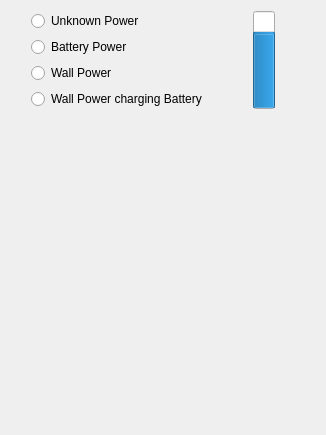
     <widget class="QWidget" name="sysdevicetab_3">
      <attribute name="title">
       <string>Device3</string>
      </attribute>
      <layout class="QGridLayout" name="gridLayout_17">
       <item row="7" column="1">
        <spacer name="verticalSpacer_15">
         <property name="orientation">
          <enum>Qt::Vertical</enum>
         </property>
         <property name="sizeHint" stdset="0">
          <size>
           <width>20</width>
           <height>315</height>
          </size>
         </property>
        </spacer>
       </item>
       <item row="2" column="2">
        <layout class="QHBoxLayout" name="horizontalLayout_2">
         <item>
          <layout class="QVBoxLayout" name="verticalLayout">
           <item>
            <widget class="QRadioButton" name="radioButton">
             <property name="sizePolicy">
              <sizepolicy hsizetype="Expanding" vsizetype="Fixed">
               <horstretch>0</horstretch>
               <verstretch>0</verstretch>
              </sizepolicy>
             </property>
             <property name="mouseTracking">
              <bool>false</bool>
             </property>
             <property name="focusPolicy">
              <enum>Qt::NoFocus</enum>
             </property>
             <property name="text">
              <string>Unknown Power</string>
             </property>
            </widget>
           </item>
           <item>
            <widget class="QRadioButton" name="radioButton_2">
             <property name="sizePolicy">
              <sizepolicy hsizetype="Expanding" vsizetype="Fixed">
               <horstretch>0</horstretch>
               <verstretch>0</verstretch>
              </sizepolicy>
             </property>
             <property name="mouseTracking">
              <bool>false</bool>
             </property>
             <property name="focusPolicy">
              <enum>Qt::NoFocus</enum>
             </property>
             <property name="text">
              <string>Battery Power</string>
             </property>
            </widget>
           </item>
           <item>
            <widget class="QRadioButton" name="radioButton_3">
             <property name="sizePolicy">
              <sizepolicy hsizetype="Expanding" vsizetype="Fixed">
               <horstretch>0</horstretch>
               <verstretch>0</verstretch>
              </sizepolicy>
             </property>
             <property name="mouseTracking">
              <bool>false</bool>
             </property>
             <property name="focusPolicy">
              <enum>Qt::NoFocus</enum>
             </property>
             <property name="text">
              <string>Wall Power</string>
             </property>
            </widget>
           </item>
           <item>
            <widget class="QRadioButton" name="radioButton_4">
             <property name="sizePolicy">
              <sizepolicy hsizetype="Expanding" vsizetype="Fixed">
               <horstretch>0</horstretch>
               <verstretch>0</verstretch>
              </sizepolicy>
             </property>
             <property name="mouseTracking">
              <bool>false</bool>
             </property>
             <property name="focusPolicy">
              <enum>Qt::NoFocus</enum>
             </property>
             <property name="text">
              <string>Wall Power charging Battery</string>
             </property>
            </widget>
           </item>
          </layout>
         </item>
         <item>
          <spacer name="horizontalSpacer">
           <property name="orientation">
            <enum>Qt::Horizontal</enum>
           </property>
           <property name="sizeHint" stdset="0">
            <size>
             <width>40</width>
             <height>20</height>
            </size>
           </property>
          </spacer>
         </item>
         <item>
          <widget class="QProgressBar" name="batteryLevelBar">
           <property name="sizePolicy">
            <sizepolicy hsizetype="MinimumExpanding" vsizetype="MinimumExpanding">
             <horstretch>0</horstretch>
             <verstretch>0</verstretch>
            </sizepolicy>
           </property>
           <property name="maximum">
            <number>100</number>
           </property>
           <property name="value">
            <number>75</number>
           </property>
           <property name="orientation">
            <enum>Qt::Vertical</enum>
           </property>
          </widget>
         </item>
         <item>
          <spacer name="horizontalSpacer_2">
           <property name="orientation">
            <enum>Qt::Horizontal</enum>
           </property>
           <property name="sizeHint" stdset="0">
            <size>
             <width>40</width>
             <height>20</height>
            </size>
           </property>
          </spacer>
         </item>
        </layout>
       </item>
      </layout>
     </widget>
